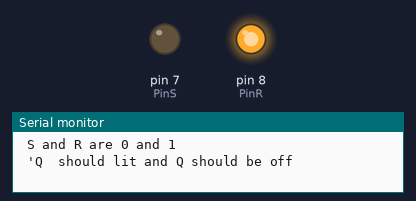
Recording of a sketch running on a simulated Arduino Uno, built with avr-gcc and run on an emulated ATmega328P. Parts: output pins drawn as LEDs (lit = HIGH), the last lines printed to the serial monitor. At 10.1 s the program stops and its outputs stay as they are.

Above: at 0.1 s.
At 5.1 s:
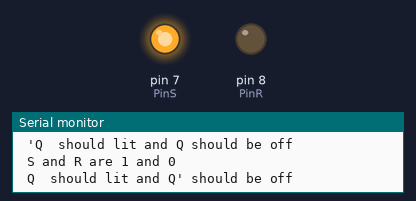
At 10.1 s:
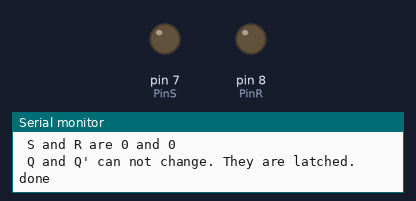
Timing chart, 0 to 11.6 s (numbered marks = the images above):
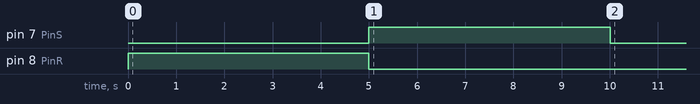

Measured:
- by itself, pin 7 (PinS): LOW → HIGH at 5.0 s, → LOW 5.0 s later
- by itself, pin 8 (PinR): LOW → HIGH at 0.00 s, → LOW 5.0 s later

The sketch:

lab15_SR_latch.ino
```cpp
// This program is to demonstrate a SR latch . Q' means NOT Q (the inverse)
// I used an IC 7402 NOR gates - ( I used the 2 gates NOR at [pins 11(connecteded to 6 of IC), 12(R) 13(Q)] of IC and at pins [4(Q'),5(S),6 (connected to 11)] of IC
// See schematic to build a SR latch with NOR gates. we connect the output Q and Q' to 2 LED with 320 ohms resistors.
// On arduino diigial pin 7 is for S and digital pin 8 is for R.
// The pins  will go (S, R) = (0,1)  then (Q,Q')=(0,1)
// then (S, R) = (1,0) then (Q,Q')=(1,0)
// then (S, R) = (1,1) then states does not change.


byte PinS=7;
byte PinR=8;

void setup() {
pinMode(PinS,OUTPUT);
pinMode(PinR,OUTPUT);
Serial.begin(9600);

}

void loop() {

Serial.println(" S and R are 0 and 1" );
Serial.println(" 'Q  should lit and Q should be off");
digitalWrite(PinS,0);
digitalWrite(PinR,1);
delay(5000);
Serial.println();
Serial.println(" S and R are 1 and 0" );
Serial.println(" Q  should lit and Q' should be off");
digitalWrite(PinS,1);
digitalWrite(PinR,0);
delay(5000);
Serial.println();
Serial.println(" S and R are 0 and 0" );
Serial.println(" Q and Q' can not change. They are latched. ");
digitalWrite(PinS,0);
digitalWrite(PinR,0);
Serial.println();
Serial.println("done");
while(1){};
}
```
